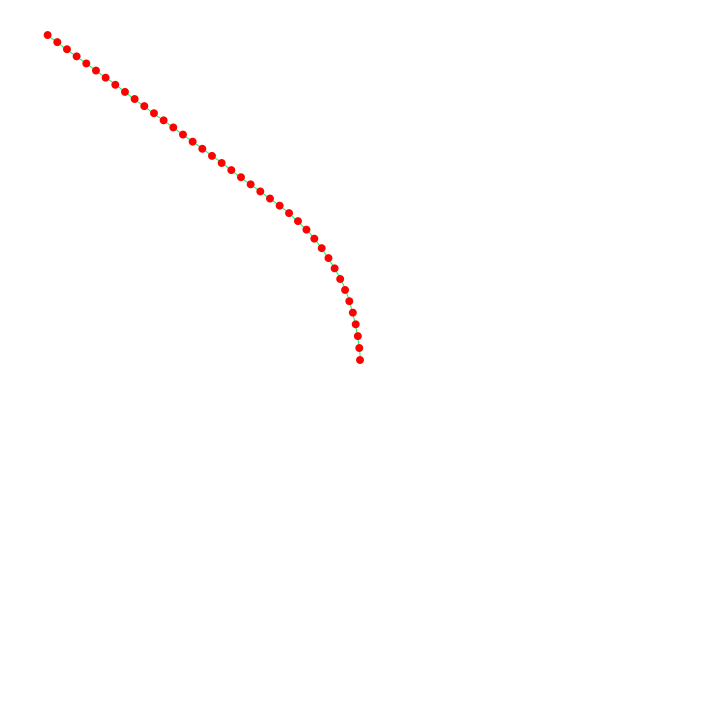
Frame 1 (no input)
Frame 60 (the mouse pressed at the canvas centre just before this capture): identical to frame 1, image omitted
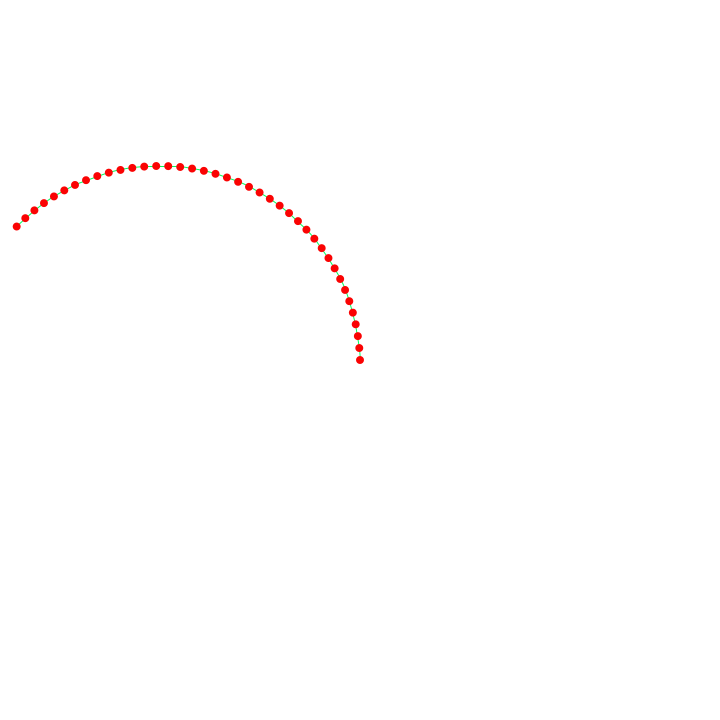
Frame 120 (the mouse held since frame 60 and released just before this capture)

The Processing sketch that drew these frames (run headless with seeded random() and noise(); from frame 60 on, the mouse is pressed at the canvas centre):

// Processing sketch: Curve
// ── Curve.pde

//==== constant ====

final int SCREEN_WIDTH=720;
final int SCREEN_HEIGHT=720;

final float DELTA_RADIAN=0.06;
final int DELTA_LENGTH=12;
final float POINT_R=8;
final float DEFAULT_RADIAN=PI/2;
final int LINE_COLOR=#03FA5B;
final int POINT_COLOR=#FA0303;

final Point DEFAULT_POINT=new Point(SCREEN_WIDTH/2, SCREEN_HEIGHT/2);

//==== variable ====
C c=new C();//DEFAULT_POINT, new Point(1, 1));

//==== function ====

void clearScreen(){
    noStroke();
    fill(255);
    rect(0, 0, SCREEN_WIDTH, SCREEN_HEIGHT);
}

void setup(){
    size(720, 720);
    background(255);
    c=new C(DEFAULT_POINT, new Point(1, 1));
}

void draw(){
    clearScreen();
   // if(mousePressed){
       c=new C(DEFAULT_POINT, new Point(mouseX, mouseY));
   // }
    println(c.points.size());
    c.draw();
}
// ── Point.pde
class Point{
    float x;
    float y;
    Point(){}
    Point(float xx, float yy){
        x=xx;
        y=yy;
    }
    Point(Point p){
        x=p.x;
        y=p.y;
    }
}

//getRadian
float getRadian(Point p1, Point p2){
    float deltaX=p2.x-p1.x;
    float deltaY=p2.y-p1.y;
    float cosA=deltaX/sqrt(deltaX*deltaX+deltaY*deltaY);
    if(deltaY>0) return TWO_PI-acos(cosA);
    else return acos(cosA);
}

//getPoint
Point getPoint(Point p1, float radian, float len){
    float x=len*cos(radian);
    float y=len*sin(radian);
    return new Point(p1.x+x, p1.y-y);
}

//getDistance
float getDistance(Point p1, Point p2){
    float x=p1.x-p2.x;
    float y=p1.y-p2.y;
    return sqrt(x*x+y*y);
}


//getNormalizeRadian
float getNormalizeRadian(float radian){
  if(radian>0 && radian<2*PI) return radian;
  
  if(radian<0){
    int c=int((-radian)/(2*PI))+1;
    radian+=c*2*PI;
  }
  
  //radian >= 2*PI
  else{
    int c=int(radian/(2*PI));
    radian-=c*2*PI;
  }
  
  return radian;
}

class C{
    Point start;
    Point end;
    ArrayList<Point> points;
    boolean finished;

    C(){ points=new ArrayList<Point>(); finished=true; }
    C(Point s, Point e){
        start=new Point(s);
        end=new Point(e);
        points=new ArrayList<Point>();
        points.add(start);
        int i=0;
        while(!finished) {
          println(i++);
          if(i==40) break;
          calcPoints();
        }
    }

    private void calcPoints(){
        float old_radian=DEFAULT_RADIAN;
        int size=points.size();
        if(size==0) {
          return;
        }
        if(size!=1){
            old_radian=getRadian(points.get(size-2), points.get(size-1));
        }
        
        float new_radian=getRadian(points.get(size-1), end);
        old_radian=getNormalizeRadian(old_radian);
        new_radian=getNormalizeRadian(new_radian);
        float diff_radian=old_radian>new_radian? old_radian-new_radian: new_radian-old_radian;
        
        boolean neg=false;
        if(old_radian>new_radian){
          if(diff_radian>PI) diff_radian=TWO_PI-diff_radian;
          else neg=true;
        }
        else{
          //old_radian<new_radian
          if(diff_radian>PI){
            diff_radian=TWO_PI-diff_radian;
            neg=true;
          }
        }
        if(diff_radian<DELTA_RADIAN) {
            old_radian=new_radian;
            if(getDistance(points.get(size-1), end)<=DELTA_LENGTH){
              points.add(end);
              finished=true;
              return;
            }
        }
        else{
          old_radian=neg?old_radian-DELTA_RADIAN: old_radian+DELTA_RADIAN;
        }
        
        points.add(getPoint(points.get(size-1), old_radian, DELTA_LENGTH));
    }

    void draw(){
        int size=points.size();
        if(size==0) {
          return;
        }
        if(size==1) {
          return;
        }
        --size;
        Point p1=new Point();
        Point p2=new Point();
        for(int i=0;i<size;++i){
            stroke(LINE_COLOR);
            p1=points.get(i);
            p2=points.get(i+1);
            line(p1.x, p1.y, p2.x, p2.y);
        }
        noStroke();
        fill(POINT_COLOR);
        for(int i=0;i<=size;++i){
            p1=points.get(i);
            ellipse(p1.x, p1.y, POINT_R, POINT_R);
            //text(i, p1.x, p1.y);
        }
    }
}
